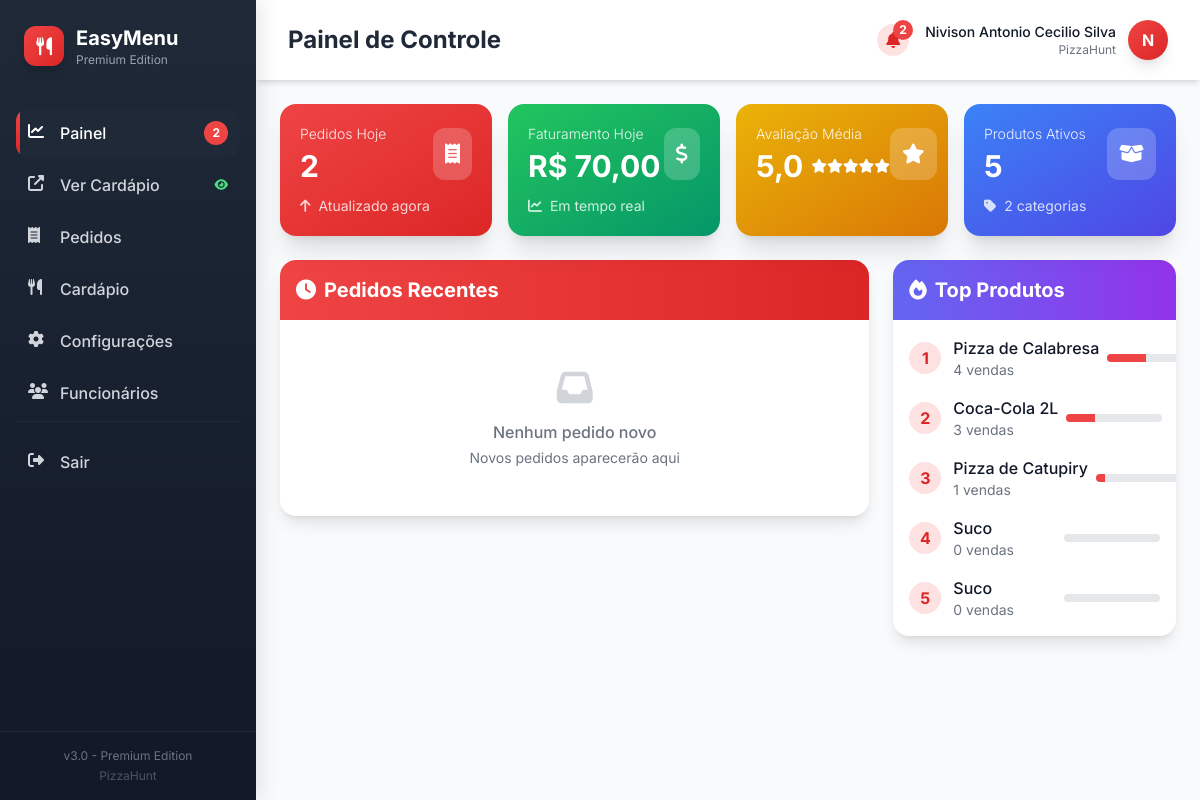
/index.php (signed in), run on the app's committed database.
### tables this page shows
CREATE TABLE restaurantes (
                id INTEGER PRIMARY KEY AUTOINCREMENT,
                usuario_id INTEGER UNIQUE,
                nome TEXT NOT NULL,
                slogan TEXT,
                descricao TEXT,
                logo TEXT,
                banner TEXT,
                cnpj TEXT,
                endereco TEXT NOT NULL,
                numero TEXT,
                bairro TEXT,
                cidade TEXT DEFAULT 'São Paulo',
                estado TEXT DEFAULT 'SP',
                cep TEXT,
                telefone TEXT NOT NULL,
                whatsapp TEXT NOT NULL,
                instagram TEXT,
                site TEXT,
                horario_abertura TIME DEFAULT '10:00',
                horario_fechamento TIME DEFAULT '22:00',
                dias_funcionamento TEXT DEFAULT 'segunda,terca,quarta,quinta,sexta,sabado,domingo',
                cor_principal TEXT DEFAULT '#DC2626',
                cor_secundaria TEXT DEFAULT '#F59E0B',
                cor_texto TEXT DEFAULT '#1F2937',
                cor_fundo TEXT DEFAULT '#FFFFFF',
                tema TEXT DEFAULT 'claro',
                taxa_entrega DECIMAL(10,2) DEFAULT 5.00,
                pedido_minimo DECIMAL(10,2) DEFAULT 15.00,
                raio_entrega INTEGER DEFAULT 5,
                aceita_retirada INTEGER DEFAULT 1,
                aceita_delivery INTEGER DEFAULT 1,
                aceita_local INTEGER DEFAULT 1,
                formas_pagamento TEXT DEFAULT 'dinheiro,pix,credito,debito',
                ativo INTEGER DEFAULT 1,
                visualizacoes INTEGER DEFAULT 0,
                avaliacao_media DECIMAL(3,2) DEFAULT 5.0,
                total_avaliacoes INTEGER DEFAULT 0,
                data_cadastro DATETIME DEFAULT CURRENT_TIMESTAMP,
                FOREIGN KEY (usuario_id) REFERENCES usuarios(id) ON DELETE CASCADE
            );

CREATE TABLE usuarios (
                id INTEGER PRIMARY KEY AUTOINCREMENT,
                email TEXT UNIQUE NOT NULL,
                senha_hash TEXT NOT NULL,
                nome TEXT NOT NULL,
                telefone TEXT,
                avatar TEXT,
                data_cadastro DATETIME DEFAULT CURRENT_TIMESTAMP,
                ultimo_login DATETIME,
                ativo INTEGER DEFAULT 1,
                tipo TEXT DEFAULT 'restaurante'
            );

CREATE TABLE produtos (
                id INTEGER PRIMARY KEY AUTOINCREMENT,
                categoria_id INTEGER,
                nome TEXT NOT NULL,
                descricao TEXT,
                preco DECIMAL(10,2) NOT NULL,
                preco_promocional DECIMAL(10,2),
                ingredientes TEXT,
                informacoes_nutricionais TEXT,
                tempo_preparo INTEGER DEFAULT 20,
                imagem TEXT,
                destaque INTEGER DEFAULT 0,
                disponivel INTEGER DEFAULT 1,
                controle_estoque INTEGER DEFAULT 0,
                estoque_atual INTEGER DEFAULT 0,
                estoque_minimo INTEGER DEFAULT 0,
                ordem INTEGER DEFAULT 0,
                tags TEXT,
                data_cadastro DATETIME DEFAULT CURRENT_TIMESTAMP,
                FOREIGN KEY (categoria_id) REFERENCES categorias(id) ON DELETE CASCADE
            );

### template/dashboard.php (the view, shortened to what the rows shown need)
<!DOCTYPE html>
<html lang="pt-BR" class="scroll-smooth">
<head>
    <script src="https://cdn.tailwindcss.com"></script>
    <link rel="stylesheet" href="https://cdnjs.cloudflare.com/ajax/libs/font-awesome/6.4.0/css/all.min.css">
</head>
<body class="bg-gray-50 min-h-screen">
    <aside id="sidebar" class="sidebar w-64">
        <div class="p-6 border-b border-gray-800">
            <div class="flex items-center space-x-3">
                <div>
                    <h1 class="text-xl font-bold text-white"><?php echo APP_NAME; ?></h1>
                </div>
            </div>
        </div>
        <div class="absolute bottom-0 left-0 right-0 p-4 border-t border-gray-800">
            <div class="text-center">
                <p class="text-xs text-gray-500">v<?php echo APP_VERSION; ?></p>
                <p class="text-xs text-gray-600 mt-1"><?php echo htmlspecialchars($restaurante['nome']); ?></p>
            </div>
        </div>
    </aside>
    <div id="main-content" class="main-content transition-all duration-300 min-h-screen">
        <header class="bg-white shadow-md h-16 md:h-20 flex items-center justify-between px-4 md:px-8 sticky top-0 z-30">
            <div class="flex items-center space-x-4">
                <h2 class="text-xl md:text-2xl font-bold text-gray-800">
                    <?php
                        $titulo = [
                            'painel' => 'Painel de Controle',
                            'pedidos' => 'Gestão de Pedidos',
                            'cardapio' => 'Gerenciar Cardápio',
                            'configuracoes' => 'Configurações',
                            'funcionarios' => 'Funcionários'
                        ];
                        echo $titulo[$pagina_atual] ?? 'Dashboard';
                    ?>
                </h2>
            </div>
            <div class="flex items-center space-x-3 md:space-x-4">
                <div class="flex items-center space-x-3 group cursor-pointer">
                    <div class="text-right hidden md:block">
                        <p class="text-sm font-medium text-gray-900"><?php echo htmlspecialchars($usuario_logado['nome']); ?></p>
                        <p class="text-xs text-gray-500"><?php echo htmlspecialchars($restaurante['nome']); ?></p>
                    </div>
                    <div class="w-10 h-10 bg-gradient-to-br from-red-500 to-red-600 rounded-full flex items-center justify-center text-white font-bold shadow-lg group-hover:scale-110 transition-transform duration-200">
                        <?php echo strtoupper(substr($usuario_logado['nome'], 0, 1)); ?>
                    </div>
                </div>
            </div>
        </header>
        <main class="p-4 md:p-6">
            <div class="animate-fade-in">
                <?php
                switch ($pagina_atual) {
                    case 'painel':
                        render_painel($pdo, $restaurante, $stats, $pedidos_recebidos);
                        break;
                }
                ?>
            </div>
        </main>
    </div>
</body>
</html>

### helpers/render.php (shortened to what the rows shown need)
<?php
require_once __DIR__ . '/functions.php';
function render_painel($pdo, $restaurante, $stats, $pedidos_recebidos) {
?>
<div class="space-y-6 animate-fade-in">
    <div class="grid grid-cols-1 lg:grid-cols-3 gap-6">
        <div class="bg-white rounded-2xl shadow-lg overflow-hidden">
            <div class="p-4">
                <?php if (empty($stats['produtos_mais_vendidos'])): ?>
                    <div class="text-center py-8 text-gray-500">
                        <i class="fas fa-chart-bar text-4xl mb-3 opacity-30"></i>
                        <p class="font-medium">Sem dados de vendas</p>
                        <p class="text-sm mt-1">Comece a vender para ver estatísticas</p>
                    </div>
                <?php else: ?>
                    <div class="space-y-4">
                        <?php foreach ($stats['produtos_mais_vendidos'] as $index => $item): ?>
                            <?php if (!empty($item['nome'])): ?>
                                <div class="flex items-center">
                                    <div class="flex-shrink-0 w-8 h-8 flex items-center justify-center bg-red-100 text-red-600 rounded-full font-bold">
                                        <?php echo $index + 1; ?>
                                    </div>
                                    <div class="ml-3 flex-1">
                                        <p class="font-medium text-gray-900 truncate"><?php echo htmlspecialchars($item['nome']); ?></p>
                                        <p class="text-sm text-gray-500"><?php echo $item['vendas'] ?? 0; ?> vendas</p>
                                    </div>
                                    <div class="ml-2">
                                        <div class="h-2 bg-gray-200 rounded-full overflow-hidden w-24">
                                            <div class="h-full bg-red-500" style="width: <?php echo min(100, (($item['vendas'] ?? 0) / 10) * 100); ?>%"></div>
                                        </div>
                                    </div>
                                </div>
                            <?php endif; ?>
                        <?php endforeach; ?>
                    </div>
                <?php endif; ?>
            </div>
        </div>
    </div>
</div>
<?php
}
?>

### data on the page
restaurantes: nome "PizzaHunt", usuario.nome "Nivison Antonio Cecilio Silva", usuario.nome "N"
produtos: nome "Pizza de Calabresa", vendas "4", min(100, (($item['vendas'] ?? 0) / 10) * 100) 40 (drawn)
produtos: nome "Coca-Cola 2L", vendas "3", min(100, (($item['vendas'] ?? 0) / 10) * 100) 30 (drawn)
produtos: nome "Pizza de Catupiry", vendas "1", min(100, (($item['vendas'] ?? 0) / 10) * 100) 10 (drawn)
produtos: nome "Suco", vendas "0"
produtos: nome "Suco", vendas "0"

### other printed values
APP_NAME "EasyMenu"
$stats['pedidos_hoje'] "2"
APP_VERSION "3.0 - Premium Edition"
$titulo[$pagina_atual] "Painel de Controle"
min($stats['pedidos_hoje'], 9) "2"
formatarMoeda($stats['faturamento_hoje']) "R$ 70,00"
$stats['avaliacao_media'] "5,0"
$stats['produtos_ativos'] "5"
$stats['total_categorias'] "2"
